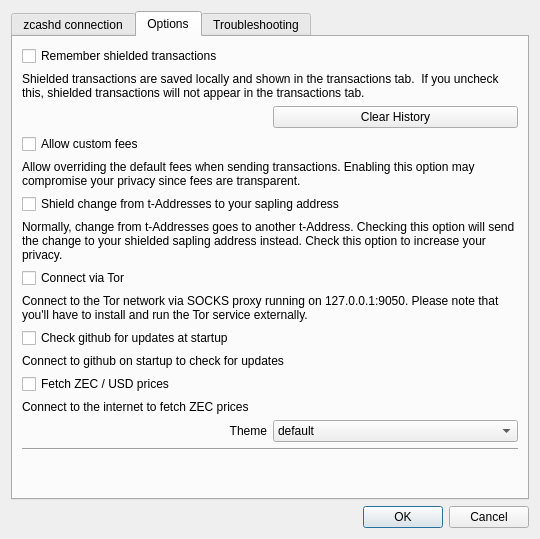
<?xml version="1.0" encoding="UTF-8"?>
<ui version="4.0">
 <class>Settings</class>
 <widget class="QDialog" name="Settings">
  <property name="geometry">
   <rect>
    <x>0</x>
    <y>0</y>
    <width>540</width>
    <height>539</height>
   </rect>
  </property>
  <property name="minimumSize">
   <size>
    <width>540</width>
    <height>500</height>
   </size>
  </property>
  <property name="windowTitle">
   <string>Settings</string>
  </property>
  <property name="modal">
   <bool>true</bool>
  </property>
  <layout class="QVBoxLayout" name="verticalLayout">
   <item>
    <widget class="QTabWidget" name="tabWidget">
     <property name="currentIndex">
      <number>1</number>
     </property>
     <widget class="QWidget" name="tab">
      <attribute name="title">
       <string>zcashd connection</string>
      </attribute>
      <layout class="QVBoxLayout" name="verticalLayout_3">
       <item>
        <widget class="QLabel" name="confMsg">
         <property name="text">
          <string notr="true">&lt;html&gt;&lt;head/&gt;&lt;body&gt;&lt;p&gt;&lt;br/&gt;&lt;/p&gt;&lt;/body&gt;&lt;/html&gt;</string>
         </property>
         <property name="textInteractionFlags">
          <set>Qt::LinksAccessibleByMouse|Qt::TextSelectableByMouse</set>
         </property>
        </widget>
       </item>
       <item>
        <widget class="Line" name="line">
         <property name="orientation">
          <enum>Qt::Horizontal</enum>
         </property>
        </widget>
       </item>
       <item>
        <widget class="QLabel" name="label">
         <property name="minimumSize">
          <size>
           <width>60</width>
           <height>0</height>
          </size>
         </property>
         <property name="text">
          <string>Host</string>
         </property>
        </widget>
       </item>
       <item>
        <widget class="QLineEdit" name="hostname">
         <property name="placeholderText">
          <string/>
         </property>
        </widget>
       </item>
       <item>
        <widget class="QLabel" name="label_2">
         <property name="minimumSize">
          <size>
           <width>60</width>
           <height>0</height>
          </size>
         </property>
         <property name="text">
          <string>Port</string>
         </property>
        </widget>
       </item>
       <item>
        <widget class="QLineEdit" name="port">
         <property name="placeholderText">
          <string/>
         </property>
        </widget>
       </item>
       <item>
        <widget class="QLabel" name="label_3">
         <property name="minimumSize">
          <size>
           <width>60</width>
           <height>0</height>
          </size>
         </property>
         <property name="text">
          <string>RPC Username</string>
         </property>
        </widget>
       </item>
       <item>
        <widget class="QLineEdit" name="rpcuser"/>
       </item>
       <item>
        <widget class="QLabel" name="label_4">
         <property name="minimumSize">
          <size>
           <width>60</width>
           <height>0</height>
          </size>
         </property>
         <property name="text">
          <string>RPC Password</string>
         </property>
        </widget>
       </item>
       <item>
        <widget class="QLineEdit" name="rpcpassword"/>
       </item>
       <item>
        <layout class="QVBoxLayout" name="verticalLayout_2"/>
       </item>
       <item>
        <spacer name="verticalSpacer">
         <property name="orientation">
          <enum>Qt::Vertical</enum>
         </property>
         <property name="sizeHint" stdset="0">
          <size>
           <width>20</width>
           <height>40</height>
          </size>
         </property>
        </spacer>
       </item>
      </layout>
     </widget>
     <widget class="QWidget" name="tab_2">
      <attribute name="title">
       <string>Options</string>
      </attribute>
      <layout class="QGridLayout" name="gridLayout">
       <item row="10" column="0" colspan="2">
        <widget class="QLabel" name="label_8">
         <property name="text">
          <string>Connect to github on startup to check for updates</string>
         </property>
        </widget>
       </item>
       <item row="6" column="0" colspan="2">
        <widget class="QLabel" name="label_7">
         <property name="text">
          <string>Normally, change from t-Addresses goes to another t-Address. Checking this option will send the change to your shielded sapling address instead. Check this option to increase your privacy.</string>
         </property>
         <property name="wordWrap">
          <bool>true</bool>
         </property>
        </widget>
       </item>
       <item row="2" column="1">
        <widget class="QPushButton" name="btnClearSaved">
         <property name="text">
          <string>Clear History</string>
         </property>
        </widget>
       </item>
       <item row="0" column="0" colspan="2">
        <widget class="QCheckBox" name="chkSaveTxs">
         <property name="text">
          <string>Remember shielded transactions</string>
         </property>
        </widget>
       </item>
       <item row="12" column="0" colspan="2">
        <widget class="QLabel" name="label_10">
         <property name="text">
          <string>Connect to the internet to fetch ZEC prices</string>
         </property>
        </widget>
       </item>
       <item row="2" column="0">
        <spacer name="horizontalSpacer">
         <property name="orientation">
          <enum>Qt::Horizontal</enum>
         </property>
         <property name="sizeHint" stdset="0">
          <size>
           <width>40</width>
           <height>20</height>
          </size>
         </property>
        </spacer>
       </item>
       <item row="4" column="0" colspan="2">
        <widget class="QLabel" name="label_6">
         <property name="text">
          <string>Allow overriding the default fees when sending transactions. Enabling this option may compromise your privacy since fees are transparent. </string>
         </property>
         <property name="wordWrap">
          <bool>true</bool>
         </property>
        </widget>
       </item>
       <item row="9" column="0" colspan="2">
        <widget class="QCheckBox" name="chkCheckUpdates">
         <property name="text">
          <string>Check github for updates at startup</string>
         </property>
        </widget>
       </item>
       <item row="1" column="0" colspan="2">
        <widget class="QLabel" name="label_5">
         <property name="text">
          <string>Shielded transactions are saved locally and shown in the transactions tab.  If you uncheck this, shielded transactions will not appear in the transactions tab.</string>
         </property>
         <property name="wordWrap">
          <bool>true</bool>
         </property>
        </widget>
       </item>
       <item row="5" column="0" colspan="2">
        <widget class="QCheckBox" name="chkAutoShield">
         <property name="text">
          <string>Shield change from t-Addresses to your sapling address</string>
         </property>
        </widget>
       </item>
       <item row="16" column="0" colspan="2">
        <widget class="Line" name="line_2">
         <property name="sizePolicy">
          <sizepolicy hsizetype="Minimum" vsizetype="Fixed">
           <horstretch>0</horstretch>
           <verstretch>0</verstretch>
          </sizepolicy>
         </property>
         <property name="orientation">
          <enum>Qt::Horizontal</enum>
         </property>
        </widget>
       </item>
       <item row="8" column="0" colspan="2">
        <widget class="QLabel" name="lblTor">
         <property name="text">
          <string>Connect to the Tor network via SOCKS proxy running on 127.0.0.1:9050. Please note that you'll have to install and run the Tor service externally.</string>
         </property>
         <property name="wordWrap">
          <bool>true</bool>
         </property>
        </widget>
       </item>
       <item row="17" column="0" colspan="2">
        <spacer name="verticalSpacer_2">
         <property name="orientation">
          <enum>Qt::Vertical</enum>
         </property>
         <property name="sizeHint" stdset="0">
          <size>
           <width>20</width>
           <height>40</height>
          </size>
         </property>
        </spacer>
       </item>
       <item row="7" column="0">
        <widget class="QCheckBox" name="chkTor">
         <property name="text">
          <string>Connect via Tor</string>
         </property>
        </widget>
       </item>
       <item row="3" column="0">
        <widget class="QCheckBox" name="chkCustomFees">
         <property name="text">
          <string>Allow custom fees</string>
         </property>
        </widget>
       </item>
       <item row="11" column="0" colspan="2">
        <widget class="QCheckBox" name="chkFetchPrices">
         <property name="text">
          <string>Fetch ZEC / USD prices</string>
         </property>
        </widget>
       </item>
       <item row="15" column="0">
        <widget class="QLabel" name="label_20">
         <property name="sizePolicy">
          <sizepolicy hsizetype="Preferred" vsizetype="Preferred">
           <horstretch>0</horstretch>
           <verstretch>0</verstretch>
          </sizepolicy>
         </property>
         <property name="text">
          <string>Theme</string>
         </property>
         <property name="alignment">
          <set>Qt::AlignRight|Qt::AlignTrailing|Qt::AlignVCenter</set>
         </property>
        </widget>
       </item>
       <item row="15" column="1">
        <widget class="QComboBox" name="comboBoxTheme">
         <property name="sizePolicy">
          <sizepolicy hsizetype="MinimumExpanding" vsizetype="Fixed">
           <horstretch>0</horstretch>
           <verstretch>0</verstretch>
          </sizepolicy>
         </property>
         <item>
          <property name="text">
           <string>default</string>
          </property>
         </item>
         <item>
          <property name="text">
           <string>blue</string>
          </property>
         </item>
         <item>
          <property name="text">
           <string>light</string>
          </property>
         </item>
         <item>
          <property name="text">
           <string>dark</string>
          </property>
         </item>
        </widget>
       </item>
      </layout>
     </widget>
     <widget class="QWidget" name="tab_3">
      <attribute name="title">
       <string>Troubleshooting</string>
      </attribute>
      <layout class="QGridLayout" name="gridLayout_2">
       <item row="5" column="0">
        <widget class="QCheckBox" name="chkReindex">
         <property name="text">
          <string>Reindex</string>
         </property>
        </widget>
       </item>
       <item row="1" column="0">
        <widget class="QLabel" name="label_9">
         <property name="text">
          <string>Rescan the blockchain for any missing wallet transactions and to correct your wallet balance. This may take several hours. You need to restart ArnakWallet for this to take effect</string>
         </property>
         <property name="wordWrap">
          <bool>true</bool>
         </property>
        </widget>
       </item>
       <item row="0" column="0">
        <widget class="QCheckBox" name="chkRescan">
         <property name="text">
          <string>Rescan</string>
         </property>
        </widget>
       </item>
       <item row="2" column="0">
        <widget class="Line" name="line_3">
         <property name="orientation">
          <enum>Qt::Horizontal</enum>
         </property>
        </widget>
       </item>
       <item row="9" column="0">
        <spacer name="verticalSpacer_3">
         <property name="orientation">
          <enum>Qt::Vertical</enum>
         </property>
         <property name="sizeHint" stdset="0">
          <size>
           <width>20</width>
           <height>40</height>
          </size>
         </property>
        </spacer>
       </item>
       <item row="2" column="0">
        <widget class="QLabel" name="label_12">
         <property name="text">
          <string/>
         </property>
        </widget>
       </item>
       <item row="6" column="0">
        <widget class="QLabel" name="label_11">
         <property name="text">
          <string>Rebuild the entire blockchain from the genesis block, by rescanning all the block files. This may take several hours to days, depending on your hardware. You need to restart ArnakWallet for this to take effect</string>
         </property>
         <property name="wordWrap">
          <bool>true</bool>
         </property>
        </widget>
       </item>
       <item row="8" column="0">
        <widget class="Line" name="line_4">
         <property name="orientation">
          <enum>Qt::Horizontal</enum>
         </property>
        </widget>
       </item>
       <item row="7" column="0">
        <widget class="QLabel" name="label_13">
         <property name="text">
          <string/>
         </property>
        </widget>
       </item>
      </layout>
     </widget>
    </widget>
   </item>
   <item>
    <widget class="QDialogButtonBox" name="buttonBox">
     <property name="orientation">
      <enum>Qt::Horizontal</enum>
     </property>
     <property name="standardButtons">
      <set>QDialogButtonBox::Cancel|QDialogButtonBox::Ok</set>
     </property>
    </widget>
   </item>
  </layout>
 </widget>
 <resources/>
 <connections>
  <connection>
   <sender>buttonBox</sender>
   <signal>accepted()</signal>
   <receiver>Settings</receiver>
   <slot>accept()</slot>
   <hints>
    <hint type="sourcelabel">
     <x>248</x>
     <y>254</y>
    </hint>
    <hint type="destinationlabel">
     <x>157</x>
     <y>274</y>
    </hint>
   </hints>
  </connection>
  <connection>
   <sender>buttonBox</sender>
   <signal>rejected()</signal>
   <receiver>Settings</receiver>
   <slot>reject()</slot>
   <hints>
    <hint type="sourcelabel">
     <x>316</x>
     <y>260</y>
    </hint>
    <hint type="destinationlabel">
     <x>286</x>
     <y>274</y>
    </hint>
   </hints>
  </connection>
 </connections>
</ui>
